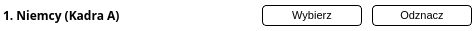
<?xml version="1.0" encoding="UTF-8"?>
<ui version="4.0">
 <class>JumpersListsListItemWidget</class>
 <widget class="QWidget" name="JumpersListsListItemWidget">
  <property name="geometry">
   <rect>
    <x>0</x>
    <y>0</y>
    <width>475</width>
    <height>31</height>
   </rect>
  </property>
  <property name="windowTitle">
   <string>Form</string>
  </property>
  <property name="styleSheet">
   <string notr="true">background: transparent;
color: black;</string>
  </property>
  <layout class="QHBoxLayout" name="horizontalLayout" stretch="1,0,0">
   <property name="spacing">
    <number>10</number>
   </property>
   <property name="leftMargin">
    <number>3</number>
   </property>
   <property name="topMargin">
    <number>5</number>
   </property>
   <property name="rightMargin">
    <number>3</number>
   </property>
   <property name="bottomMargin">
    <number>5</number>
   </property>
   <item>
    <widget class="QLabel" name="label_listName">
     <property name="font">
      <font>
       <family>Quicksand Medium</family>
       <bold>true</bold>
      </font>
     </property>
     <property name="text">
      <string>1. Niemcy (Kadra A)</string>
     </property>
    </widget>
   </item>
   <item>
    <widget class="QPushButton" name="pushButton_select">
     <property name="minimumSize">
      <size>
       <width>100</width>
       <height>21</height>
      </size>
     </property>
     <property name="font">
      <font>
       <pointsize>8</pointsize>
      </font>
     </property>
     <property name="styleSheet">
      <string notr="true">QPushButton
{
background-color: rgb(255, 255, 255);
color: black;
border: 1px solid;
border-radius: 4px;
}
QPushButton:hover
{
	background-color: rgb(200, 241, 193);
}</string>
     </property>
     <property name="text">
      <string>Wybierz</string>
     </property>
    </widget>
   </item>
   <item>
    <widget class="QPushButton" name="pushButton_unselect">
     <property name="minimumSize">
      <size>
       <width>100</width>
       <height>21</height>
      </size>
     </property>
     <property name="font">
      <font>
       <pointsize>8</pointsize>
      </font>
     </property>
     <property name="styleSheet">
      <string notr="true">QPushButton
{
	background-color: rgb(255, 255, 255);
	color: black;
border: 1px solid;
border-radius: 4px;
}
QPushButton:hover
{
	background-color: rgb(255, 175, 175);
}</string>
     </property>
     <property name="text">
      <string>Odznacz</string>
     </property>
    </widget>
   </item>
  </layout>
 </widget>
 <resources/>
 <connections/>
</ui>
